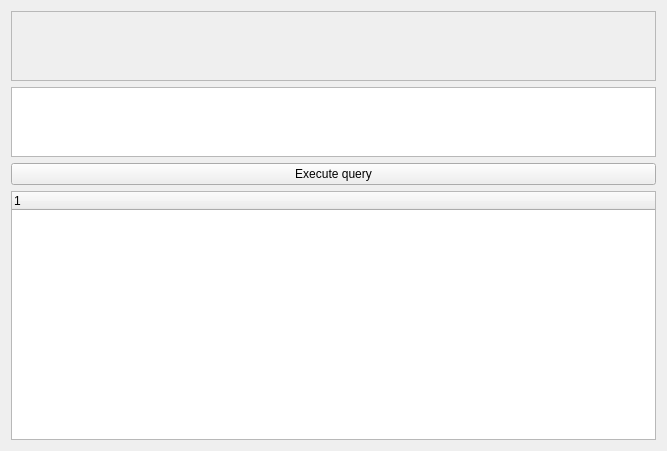
<?xml version="1.0" encoding="UTF-8"?>
<ui version="4.0">
 <class>QueryEditor</class>
 <widget class="QWidget" name="QueryEditor">
  <property name="geometry">
   <rect>
    <x>0</x>
    <y>0</y>
    <width>667</width>
    <height>451</height>
   </rect>
  </property>
  <property name="windowTitle">
   <string>Form</string>
  </property>
  <layout class="QHBoxLayout" name="horizontalLayout">
   <item>
    <layout class="QVBoxLayout" name="verticalLayout">
     <item>
      <widget class="QTextEdit" name="queryHead">
       <property name="enabled">
        <bool>false</bool>
       </property>
       <property name="sizePolicy">
        <sizepolicy hsizetype="Expanding" vsizetype="Expanding">
         <horstretch>0</horstretch>
         <verstretch>1</verstretch>
        </sizepolicy>
       </property>
       <property name="readOnly">
        <bool>true</bool>
       </property>
      </widget>
     </item>
     <item>
      <widget class="QTextEdit" name="queryEdit">
       <property name="sizePolicy">
        <sizepolicy hsizetype="Expanding" vsizetype="Expanding">
         <horstretch>0</horstretch>
         <verstretch>1</verstretch>
        </sizepolicy>
       </property>
      </widget>
     </item>
     <item>
      <widget class="QPushButton" name="executeQuery">
       <property name="text">
        <string>Execute query</string>
       </property>
      </widget>
     </item>
     <item>
      <widget class="TransactionTreeWidget" name="transactiontreeWidget">
       <property name="sizePolicy">
        <sizepolicy hsizetype="Expanding" vsizetype="Expanding">
         <horstretch>0</horstretch>
         <verstretch>5</verstretch>
        </sizepolicy>
       </property>
       <column>
        <property name="text">
         <string notr="true">1</string>
        </property>
       </column>
      </widget>
     </item>
    </layout>
   </item>
  </layout>
 </widget>
 <customwidgets>
  <customwidget>
   <class>TransactionTreeWidget</class>
   <extends>QTreeWidget</extends>
   <header>presentation/transactiontreewidget.h</header>
  </customwidget>
 </customwidgets>
 <resources/>
 <connections/>
</ui>
